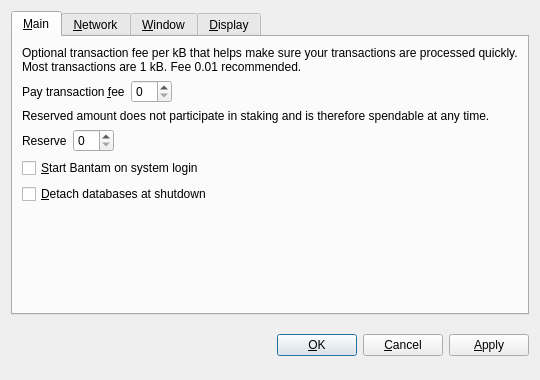
<?xml version="1.0" encoding="UTF-8"?>
<ui version="4.0">
 <class>OptionsDialog</class>
 <widget class="QDialog" name="OptionsDialog">
  <property name="geometry">
   <rect>
    <x>0</x>
    <y>0</y>
    <width>540</width>
    <height>380</height>
   </rect>
  </property>
  <property name="windowTitle">
   <string>Options</string>
  </property>
  <property name="modal">
   <bool>true</bool>
  </property>
  <layout class="QVBoxLayout" name="verticalLayout">
   <item>
    <widget class="QTabWidget" name="tabWidget">
     <property name="tabPosition">
      <enum>QTabWidget::North</enum>
     </property>
     <property name="currentIndex">
      <number>0</number>
     </property>
     <widget class="QWidget" name="tabMain">
      <attribute name="title">
       <string>&amp;Main</string>
      </attribute>
      <layout class="QVBoxLayout" name="verticalLayout_Main">
       <item>
        <widget class="QLabel" name="transactionFeeInfoLabel">
         <property name="text">
          <string>Optional transaction fee per kB that helps make sure your transactions are processed quickly. Most transactions are 1 kB. Fee 0.01 recommended.</string>
         </property>
         <property name="textFormat">
          <enum>Qt::PlainText</enum>
         </property>
         <property name="wordWrap">
          <bool>true</bool>
         </property>
        </widget>
       </item>
       <item>
        <layout class="QHBoxLayout" name="horizontalLayoutFee">
         <item>
          <widget class="QLabel" name="transactionFeeLabel">
           <property name="text">
            <string>Pay transaction &amp;fee</string>
           </property>
           <property name="textFormat">
            <enum>Qt::PlainText</enum>
           </property>
           <property name="buddy">
            <cstring>transactionFee</cstring>
           </property>
          </widget>
         </item>
         <item>
          <widget class="BitcoinAmountField" name="transactionFee"/>
         </item>
         <item>
          <spacer name="horizontalSpacerFee">
           <property name="orientation">
            <enum>Qt::Horizontal</enum>
           </property>
           <property name="sizeHint" stdset="0">
            <size>
             <width>40</width>
             <height>20</height>
            </size>
           </property>
          </spacer>
         </item>
        </layout>
       </item>
       <item>
        <widget class="QLabel" name="reserveBalanceInfoLabel">
         <property name="text">
          <string>Reserved amount does not participate in staking and is therefore spendable at any time.</string>
         </property>
         <property name="textFormat">
          <enum>Qt::PlainText</enum>
         </property>
         <property name="wordWrap">
          <bool>true</bool>
         </property>
        </widget>
       </item>
       <item>
        <layout class="QHBoxLayout" name="horizontalLayoutReserveBalance">
         <item>
          <widget class="QLabel" name="reserveBalanceLabel">
           <property name="text">
            <string>Reserve</string>
           </property>
           <property name="textFormat">
            <enum>Qt::PlainText</enum>
           </property>
           <property name="buddy">
            <cstring>reserveBalance</cstring>
           </property>
          </widget>
         </item>
         <item>
          <widget class="BitcoinAmountField" name="reserveBalance"/>
         </item>
         <item>
          <spacer name="horizontalSpacerReserveBalance">
           <property name="orientation">
            <enum>Qt::Horizontal</enum>
           </property>
           <property name="sizeHint" stdset="0">
            <size>
             <width>40</width>
             <height>20</height>
            </size>
           </property>
          </spacer>
         </item>
        </layout>
       </item>
       <item>
        <widget class="QCheckBox" name="bitcoinAtStartup">
         <property name="toolTip">
          <string>Automatically start Bantam after logging in to the system.</string>
         </property>
         <property name="text">
          <string>&amp;Start Bantam on system login</string>
         </property>
        </widget>
       </item>
       <item>
        <widget class="QCheckBox" name="detachDatabases">
         <property name="toolTip">
          <string>Detach block and address databases at shutdown. This means they can be moved to another data directory, but it slows down shutdown. The wallet is always detached.</string>
         </property>
         <property name="text">
          <string>&amp;Detach databases at shutdown</string>
         </property>
        </widget>
       </item>
       <item>
        <spacer name="verticalSpacer_Main">
         <property name="orientation">
          <enum>Qt::Vertical</enum>
         </property>
         <property name="sizeHint" stdset="0">
          <size>
           <width>20</width>
           <height>40</height>
          </size>
         </property>
        </spacer>
       </item>
      </layout>
     </widget>
     <widget class="QWidget" name="tabNetwork">
      <attribute name="title">
       <string>&amp;Network</string>
      </attribute>
      <layout class="QVBoxLayout" name="verticalLayout_Network">
       <item>
        <widget class="QCheckBox" name="mapPortUpnp">
         <property name="toolTip">
          <string>Automatically open the Bantam client port on the router. This only works when your router supports UPnP and it is enabled.</string>
         </property>
         <property name="text">
          <string>Map port using &amp;UPnP</string>
         </property>
        </widget>
       </item>
       <item>
        <widget class="QCheckBox" name="connectSocks">
         <property name="toolTip">
          <string>Connect to the Bantam network through a SOCKS proxy (e.g. when connecting through Tor).</string>
         </property>
         <property name="text">
          <string>&amp;Connect through SOCKS proxy:</string>
         </property>
        </widget>
       </item>
       <item>
        <layout class="QHBoxLayout" name="horizontalLayout_Network">
         <item>
          <widget class="QLabel" name="proxyIpLabel">
           <property name="text">
            <string>Proxy &amp;IP:</string>
           </property>
           <property name="textFormat">
            <enum>Qt::PlainText</enum>
           </property>
           <property name="buddy">
            <cstring>proxyIp</cstring>
           </property>
          </widget>
         </item>
         <item>
          <widget class="QValidatedLineEdit" name="proxyIp">
           <property name="maximumSize">
            <size>
             <width>140</width>
             <height>16777215</height>
            </size>
           </property>
           <property name="toolTip">
            <string>IP address of the proxy (e.g. 127.0.0.1)</string>
           </property>
          </widget>
         </item>
         <item>
          <widget class="QLabel" name="proxyPortLabel">
           <property name="text">
            <string>&amp;Port:</string>
           </property>
           <property name="textFormat">
            <enum>Qt::PlainText</enum>
           </property>
           <property name="buddy">
            <cstring>proxyPort</cstring>
           </property>
          </widget>
         </item>
         <item>
          <widget class="QLineEdit" name="proxyPort">
           <property name="maximumSize">
            <size>
             <width>55</width>
             <height>16777215</height>
            </size>
           </property>
           <property name="toolTip">
            <string>Port of the proxy (e.g. 9050)</string>
           </property>
          </widget>
         </item>
         <item>
          <widget class="QLabel" name="socksVersionLabel">
           <property name="text">
            <string>SOCKS &amp;Version:</string>
           </property>
           <property name="textFormat">
            <enum>Qt::PlainText</enum>
           </property>
           <property name="buddy">
            <cstring>socksVersion</cstring>
           </property>
          </widget>
         </item>
         <item>
          <widget class="QValueComboBox" name="socksVersion">
           <property name="toolTip">
            <string>SOCKS version of the proxy (e.g. 5)</string>
           </property>
          </widget>
         </item>
         <item>
          <spacer name="horizontalSpacer_Network">
           <property name="orientation">
            <enum>Qt::Horizontal</enum>
           </property>
           <property name="sizeHint" stdset="0">
            <size>
             <width>40</width>
             <height>20</height>
            </size>
           </property>
          </spacer>
         </item>
        </layout>
       </item>
       <item>
        <spacer name="verticalSpacer_Network">
         <property name="orientation">
          <enum>Qt::Vertical</enum>
         </property>
         <property name="sizeHint" stdset="0">
          <size>
           <width>20</width>
           <height>40</height>
          </size>
         </property>
        </spacer>
       </item>
      </layout>
     </widget>
     <widget class="QWidget" name="tabWindow">
      <attribute name="title">
       <string>&amp;Window</string>
      </attribute>
      <layout class="QVBoxLayout" name="verticalLayout_Window">
       <item>
        <widget class="QCheckBox" name="minimizeToTray">
         <property name="toolTip">
          <string>Show only a tray icon after minimizing the window.</string>
         </property>
         <property name="text">
          <string>&amp;Minimize to the tray instead of the taskbar</string>
         </property>
        </widget>
       </item>
       <item>
        <widget class="QCheckBox" name="minimizeOnClose">
         <property name="toolTip">
          <string>Minimize instead of exit the application when the window is closed. When this option is enabled, the application will be closed only after selecting Quit in the menu.</string>
         </property>
         <property name="text">
          <string>M&amp;inimize on close</string>
         </property>
        </widget>
       </item>
       <item>
        <spacer name="verticalSpacer_Window">
         <property name="orientation">
          <enum>Qt::Vertical</enum>
         </property>
         <property name="sizeHint" stdset="0">
          <size>
           <width>20</width>
           <height>40</height>
          </size>
         </property>
        </spacer>
       </item>
      </layout>
     </widget>
     <widget class="QWidget" name="tabDisplay">
      <attribute name="title">
       <string>&amp;Display</string>
      </attribute>
      <layout class="QVBoxLayout" name="verticalLayout_Display">
       <item>
        <layout class="QHBoxLayout" name="horizontalLayout_1_Display">
         <item>
          <widget class="QLabel" name="langLabel">
           <property name="text">
            <string>User Interface &amp;language:</string>
           </property>
           <property name="textFormat">
            <enum>Qt::PlainText</enum>
           </property>
           <property name="buddy">
            <cstring>lang</cstring>
           </property>
          </widget>
         </item>
         <item>
          <widget class="QValueComboBox" name="lang">
           <property name="toolTip">
            <string>The user interface language can be set here. This setting will take effect after restarting Bantam.</string>
           </property>
          </widget>
         </item>
        </layout>
       </item>
       <item>
        <layout class="QHBoxLayout" name="horizontalLayout_2_Display">
         <item>
          <widget class="QLabel" name="unitLabel">
           <property name="text">
            <string>&amp;Unit to show amounts in:</string>
           </property>
           <property name="textFormat">
            <enum>Qt::PlainText</enum>
           </property>
           <property name="buddy">
            <cstring>unit</cstring>
           </property>
          </widget>
         </item>
         <item>
          <widget class="QValueComboBox" name="unit">
           <property name="toolTip">
            <string>Choose the default subdivision unit to show in the interface and when sending coins.</string>
           </property>
          </widget>
         </item>
        </layout>
       </item>
       <item>
        <widget class="QCheckBox" name="displayAddresses">
         <property name="toolTip">
          <string>Whether to show Bantam addresses in the transaction list or not.</string>
         </property>
         <property name="text">
          <string>&amp;Display addresses in transaction list</string>
         </property>
        </widget>
       </item>
       <item>
        <widget class="QCheckBox" name="coinControlFeatures">
         <property name="toolTip">
          <string>Whether to show coin control features or not.</string>
         </property>
         <property name="text">
          <string>Display coin &amp;control features (experts only!)</string>
         </property>
        </widget>
       </item>
       <item>
        <spacer name="verticalSpacer_Display">
         <property name="orientation">
          <enum>Qt::Vertical</enum>
         </property>
         <property name="sizeHint" stdset="0">
          <size>
           <width>20</width>
           <height>40</height>
          </size>
         </property>
        </spacer>
       </item>
      </layout>
     </widget>
    </widget>
   </item>
   <item>
    <layout class="QHBoxLayout" name="horizontalLayout_Buttons">
     <item>
      <spacer name="horizontalSpacer_1">
       <property name="orientation">
        <enum>Qt::Horizontal</enum>
       </property>
       <property name="sizeHint" stdset="0">
        <size>
         <width>40</width>
         <height>48</height>
        </size>
       </property>
      </spacer>
     </item>
     <item>
      <widget class="QLabel" name="statusLabel">
       <property name="font">
        <font>
         <weight>75</weight>
         <bold>true</bold>
        </font>
       </property>
       <property name="text">
        <string/>
       </property>
       <property name="textFormat">
        <enum>Qt::PlainText</enum>
       </property>
       <property name="wordWrap">
        <bool>true</bool>
       </property>
      </widget>
     </item>
     <item>
      <spacer name="horizontalSpacer_2">
       <property name="orientation">
        <enum>Qt::Horizontal</enum>
       </property>
       <property name="sizeHint" stdset="0">
        <size>
         <width>40</width>
         <height>48</height>
        </size>
       </property>
      </spacer>
     </item>
     <item>
      <widget class="QPushButton" name="okButton">
       <property name="text">
        <string>&amp;OK</string>
       </property>
      </widget>
     </item>
     <item>
      <widget class="QPushButton" name="cancelButton">
       <property name="text">
        <string>&amp;Cancel</string>
       </property>
       <property name="autoDefault">
        <bool>false</bool>
       </property>
      </widget>
     </item>
     <item>
      <widget class="QPushButton" name="applyButton">
       <property name="text">
        <string>&amp;Apply</string>
       </property>
       <property name="autoDefault">
        <bool>false</bool>
       </property>
      </widget>
     </item>
    </layout>
   </item>
  </layout>
 </widget>
 <customwidgets>
  <customwidget>
   <class>BitcoinAmountField</class>
   <extends>QSpinBox</extends>
   <header>bitcoinamountfield.h</header>
  </customwidget>
  <customwidget>
   <class>QValueComboBox</class>
   <extends>QComboBox</extends>
   <header>qvaluecombobox.h</header>
  </customwidget>
  <customwidget>
   <class>QValidatedLineEdit</class>
   <extends>QLineEdit</extends>
   <header>qvalidatedlineedit.h</header>
  </customwidget>
 </customwidgets>
 <resources/>
 <connections/>
</ui>
